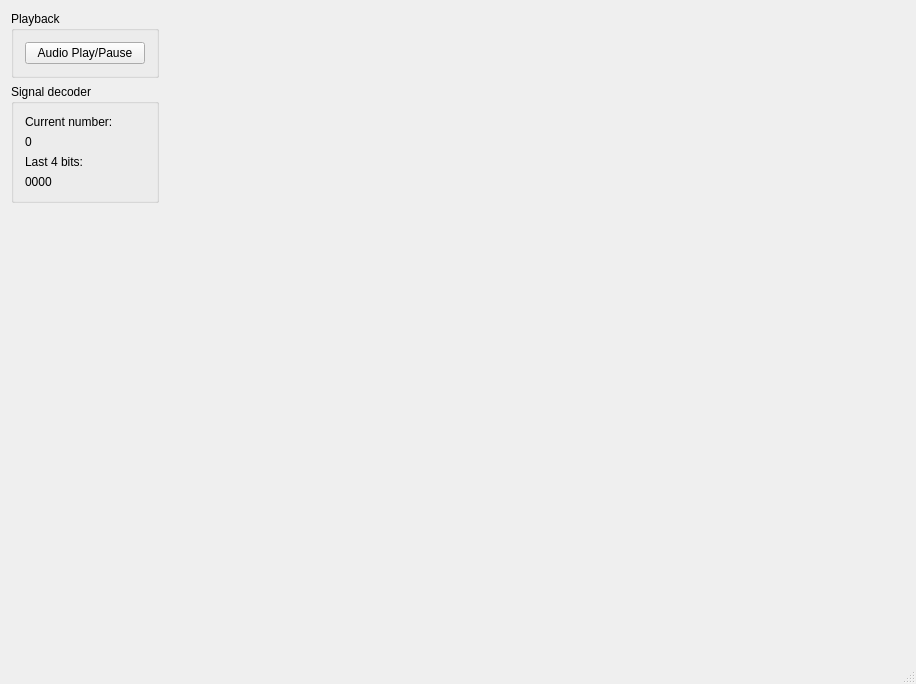
<?xml version="1.0" encoding="UTF-8"?>
<ui version="4.0">
 <class>MainWindow</class>
 <widget class="QMainWindow" name="MainWindow">
  <property name="geometry">
   <rect>
    <x>0</x>
    <y>0</y>
    <width>916</width>
    <height>684</height>
   </rect>
  </property>
  <property name="windowTitle">
   <string>MainWindow</string>
  </property>
  <widget class="QWidget" name="centralWidget">
   <layout class="QHBoxLayout" name="horizontalLayout" stretch="0">
    <item>
     <layout class="QVBoxLayout" name="verticalLayout_5" stretch="2,1,1">
      <property name="rightMargin">
       <number>0</number>
      </property>
      <property name="bottomMargin">
       <number>0</number>
      </property>
      <item>
       <layout class="QHBoxLayout" name="horizontalLayout_3" stretch="1,5">
        <property name="rightMargin">
         <number>0</number>
        </property>
        <property name="bottomMargin">
         <number>0</number>
        </property>
        <item>
         <layout class="QVBoxLayout" name="verticalLayout">
          <item>
           <widget class="QGroupBox" name="groupBox">
            <property name="title">
             <string>Playback</string>
            </property>
            <layout class="QVBoxLayout" name="verticalLayout_4">
             <item>
              <widget class="QPushButton" name="audioPauseButton">
               <property name="text">
                <string>Audio Play/Pause</string>
               </property>
              </widget>
             </item>
            </layout>
           </widget>
          </item>
          <item>
           <widget class="QGroupBox" name="coordGroupBox">
            <property name="title">
             <string>Signal decoder</string>
            </property>
            <layout class="QVBoxLayout" name="verticalLayout_2">
             <item>
              <widget class="QLabel" name="label_2">
               <property name="text">
                <string>Current number:</string>
               </property>
              </widget>
             </item>
             <item>
              <widget class="QLabel" name="numberLabel">
               <property name="text">
                <string>0</string>
               </property>
              </widget>
             </item>
             <item>
              <widget class="QLabel" name="label">
               <property name="text">
                <string>Last 4 bits:</string>
               </property>
              </widget>
             </item>
             <item>
              <widget class="QLabel" name="lastBitsLabel">
               <property name="text">
                <string>0000</string>
               </property>
              </widget>
             </item>
            </layout>
           </widget>
          </item>
          <item>
           <spacer name="verticalSpacer">
            <property name="orientation">
             <enum>Qt::Vertical</enum>
            </property>
            <property name="sizeHint" stdset="0">
             <size>
              <width>20</width>
              <height>40</height>
             </size>
            </property>
           </spacer>
          </item>
         </layout>
        </item>
        <item>
         <layout class="QHBoxLayout" name="horizontalLayout_4">
          <property name="rightMargin">
           <number>0</number>
          </property>
          <item>
           <widget class="VideoWidget" name="videoWidgetLeft" native="true"/>
          </item>
          <item>
           <widget class="VideoWidget" name="videoWidgetRight" native="true"/>
          </item>
         </layout>
        </item>
       </layout>
      </item>
      <item>
       <layout class="QHBoxLayout" name="horizontalLayout_2" stretch="1,1">
        <property name="bottomMargin">
         <number>0</number>
        </property>
        <item>
         <layout class="QHBoxLayout" name="audioLayoutRight" stretch="1,3">
          <property name="rightMargin">
           <number>0</number>
          </property>
          <item>
           <widget class="AudioVisualizer" name="audioWidgetRight" native="true"/>
          </item>
          <item>
           <widget class="AudioSampleViewer" name="sampleViewerRight" native="true"/>
          </item>
         </layout>
        </item>
        <item>
         <layout class="QHBoxLayout" name="audioLayoutLeft" stretch="1,3">
          <property name="bottomMargin">
           <number>0</number>
          </property>
          <item>
           <widget class="AudioVisualizer" name="audioWidgetLeft" native="true"/>
          </item>
          <item>
           <widget class="AudioSampleViewer" name="sampleViewerLeft" native="true"/>
          </item>
         </layout>
        </item>
       </layout>
      </item>
      <item>
       <layout class="QHBoxLayout" name="horizontalLayout_5" stretch="">
        <property name="rightMargin">
         <number>0</number>
        </property>
        <property name="bottomMargin">
         <number>0</number>
        </property>
       </layout>
      </item>
     </layout>
    </item>
   </layout>
  </widget>
  <widget class="QStatusBar" name="statusBar"/>
 </widget>
 <layoutdefault spacing="6" margin="11"/>
 <customwidgets>
  <customwidget>
   <class>AudioVisualizer</class>
   <extends>QWidget</extends>
   <header>audiovisualizer.h</header>
   <container>1</container>
  </customwidget>
  <customwidget>
   <class>VideoWidget</class>
   <extends>QWidget</extends>
   <header>videowidget.h</header>
   <container>1</container>
  </customwidget>
  <customwidget>
   <class>AudioSampleViewer</class>
   <extends>QWidget</extends>
   <header>audiosampleviewer.hpp</header>
   <container>1</container>
  </customwidget>
 </customwidgets>
 <resources/>
 <connections/>
</ui>
